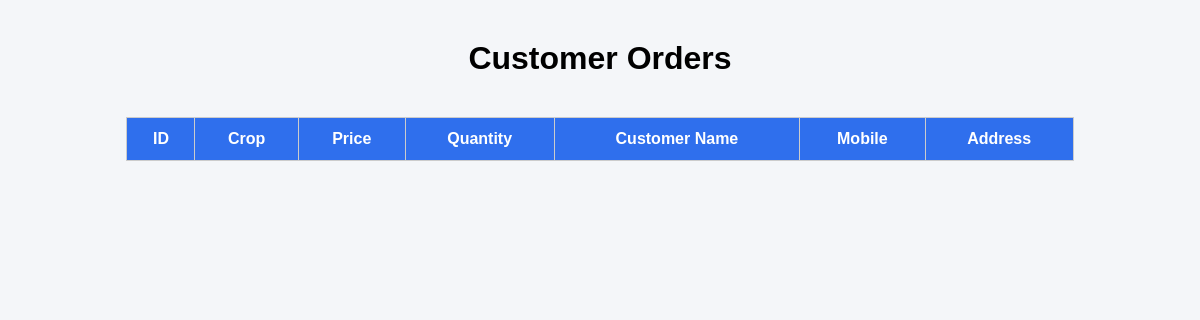
The app's page /admin_orders, older data.
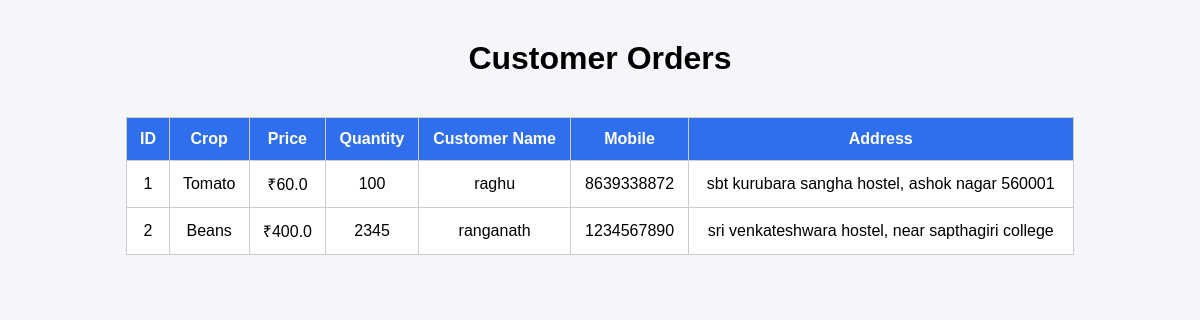
The same page, newer data.
### tables this page shows
CREATE TABLE orders(
        id INTEGER PRIMARY KEY AUTOINCREMENT,
        crop_id INTEGER,
        crop_name TEXT,
        price REAL,
        quantity INTEGER,
        customer_name TEXT,
        mobile TEXT,
        address TEXT
    );

### app.py (the view)
@app.route("/admin_orders")
def admin_orders():
    conn = get_db()
    orders = conn.execute(
        "SELECT * FROM orders"
    ).fetchall()
    conn.close()
    return render_template("admin_orders.html", orders=orders)

### app.py (called while the page is built)
def get_db():
    conn = sqlite3.connect(DATABASE)
    conn.row_factory = sqlite3.Row
    return conn

### templates/admin_orders.html (shortened to what this page needs)
<!DOCTYPE html>
<html>
<head>
</head>
<body>
<h1>Customer Orders</h1>
<table>
<tr>
<th>ID</th>
<th>Crop</th>
<th>Price</th>
<th>Quantity</th>
<th>Customer Name</th>
<th>Mobile</th>
<th>Address</th>
</tr>
{% for order in orders %}
<tr>
<td>{{order.id}}</td>
<td>{{order.crop_name}}</td>
<td>₹{{order.price}}</td>
<td>{{order.quantity}}</td>
<td>{{order.customer_name}}</td>
<td>{{order.mobile}}</td>
<td>{{order.address}}</td>
</tr>
{% endfor %}
</table>
</body>
</html>

### templates/admin_orders.html (style rules this page uses)
body { font-family: Arial; background:#f4f6f9; text-align:center; }
h1 { margin-top:40px; }
table { margin:auto; margin-top:40px; border-collapse:collapse; width:80%; background:white; }
th, td { padding:12px; border:1px solid #ccc; }
th { background:#2f6fed; color:white; }

Row changes from the older to the newer data that the page shows:
added orders: id "1", crop_name "Tomato", price "60.0", quantity "100", customer_name "raghu", mobile "8639338872", address "sbt kurubara sangha hostel, ashok nagar 560001"
added orders: id "2", crop_name "Beans", price "400.0", quantity "2345", customer_name "ranganath", mobile "1234567890", address "sri venkateshwara hostel, near sapthagiri college"
